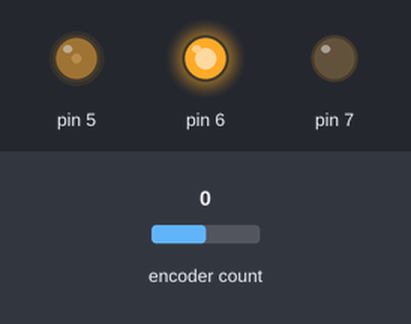
Simulated run of this sketch. Board: Arduino Uno, built with avr-gcc and run on an emulated ATmega328P. Parts: output pins drawn as LEDs (lit = HIGH). The inputs (shaded band) are chosen by the test bench; at power-on: encoder count 0. What the sketch prints to the serial monitor is not drawn.

Above: at 0.1 s.
Timing chart, 0 to 1.6 s (numbered marks = the images above):
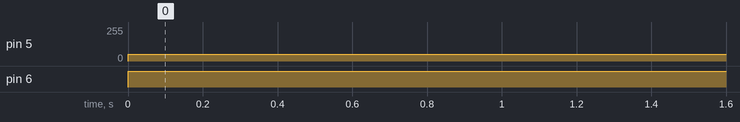

Measured:
- by itself, pin 5: 0/255 → 50/255 at 0.00 s
- by itself, pin 6: LOW → HIGH at 0.00 s

The sketch:

swerve.ino
```cpp
#include "cytron.h"
#include <Encoder.h>
//#include "base.h"
Encoder E(2, 3);

void setup()
{
  Serial.begin(9600);
}

long oldPosition  = -999;

void loop() {
  long newPosition = E.read();
  if (newPosition != oldPosition) {
    oldPosition = newPosition;
    Serial.println(newPosition);}

  if(newPosition < 300){
    m.clk(50);
  }
}
```

cytron.h
```cpp
//class cytron
//{
//  private:
//      byte pwm , dir;
//  public:
//    cytron(byte pwm , byte dir) {
//      this -> pwm = pwm;
//      this -> dir = dir;
//      pinMode(pwm, OUTPUT);
//      pinMode(dir, OUTPUT); }
//    void clk (byte p) {
//      analogWrite(pwm, p);
//      digitalWrite(dir, 1); }
//    void aclk (byte p) {
//      analogWrite(pwm, p);
//      digitalWrite(dir, 0); }
//    void stp (byte p) {
//      analogWrite(pwm, 0);
//      digitalWrite(dir, 0); }
//};
////(pwm, dir)
//cytron m1(9, 11);    //fr
//cytron m2(10, 8);    //br

class herculous
{
  private:
      byte pwm , dir1, dir2;
  public:
    herculous(byte pwm , byte dir1, byte dir2) {
      this -> pwm = pwm;
      this -> dir1 = dir1;
      this -> dir2 = dir2;
      pinMode(pwm, OUTPUT);
      pinMode(dir1, OUTPUT);
      pinMode(dir2, OUTPUT); }
    void clk (byte p) {
      analogWrite(pwm, p);
      digitalWrite(dir1, 1);
      digitalWrite(dir2, 0); }
    void aclk (byte p) {
      analogWrite(pwm, p);
      digitalWrite(dir1, 0);
      digitalWrite(dir2, 1); }
    void stp (byte p) {
      analogWrite(pwm, 0); }
};
//(pwm, dir1, dir2)
herculous m(5, 6, 7);
//herculous m3(6, 24, 22);    //bl
//herculous m4(5, 4, 3);      //fl
```
